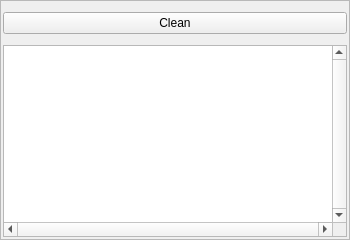
    <widget class="QFrame" name="frame">
     <property name="sizePolicy">
      <sizepolicy hsizetype="Fixed" vsizetype="Preferred">
       <horstretch>0</horstretch>
       <verstretch>0</verstretch>
      </sizepolicy>
     </property>
     <property name="minimumSize">
      <size>
       <width>350</width>
       <height>0</height>
      </size>
     </property>
     <property name="maximumSize">
      <size>
       <width>350</width>
       <height>16777215</height>
      </size>
     </property>
     <property name="frameShape">
      <enum>QFrame::StyledPanel</enum>
     </property>
     <property name="frameShadow">
      <enum>QFrame::Raised</enum>
     </property>
     <layout class="QVBoxLayout" name="verticalLayout">
      <property name="spacing">
       <number>2</number>
      </property>
      <property name="leftMargin">
       <number>2</number>
      </property>
      <property name="topMargin">
       <number>2</number>
      </property>
      <property name="rightMargin">
       <number>2</number>
      </property>
      <property name="bottomMargin">
       <number>2</number>
      </property>
      <item>
       <widget class="QFrame" name="frame_2">
        <property name="sizePolicy">
         <sizepolicy hsizetype="Minimum" vsizetype="Preferred">
          <horstretch>0</horstretch>
          <verstretch>0</verstretch>
         </sizepolicy>
        </property>
        <property name="minimumSize">
         <size>
          <width>0</width>
          <height>40</height>
         </size>
        </property>
        <property name="frameShape">
         <enum>QFrame::NoFrame</enum>
        </property>
        <property name="frameShadow">
         <enum>QFrame::Raised</enum>
        </property>
        <layout class="QHBoxLayout" name="horizontalLayout_2">
         <property name="spacing">
          <number>3</number>
         </property>
         <property name="leftMargin">
          <number>0</number>
         </property>
         <property name="topMargin">
          <number>0</number>
         </property>
         <property name="rightMargin">
          <number>0</number>
         </property>
         <property name="bottomMargin">
          <number>0</number>
         </property>
         <item>
          <widget class="QPushButton" name="btnClean">
           <property name="text">
            <string>Clean</string>
           </property>
          </widget>
         </item>
        </layout>
       </widget>
      </item>
      <item>
       <widget class="QTextEdit" name="txtOutput">
        <property name="verticalScrollBarPolicy">
         <enum>Qt::ScrollBarAlwaysOn</enum>
        </property>
        <property name="horizontalScrollBarPolicy">
         <enum>Qt::ScrollBarAlwaysOn</enum>
        </property>
        <property name="autoFormatting">
         <set>QTextEdit::AutoNone</set>
        </property>
        <property name="lineWrapMode">
         <enum>QTextEdit::NoWrap</enum>
        </property>
        <property name="lineWrapColumnOrWidth">
         <number>0</number>
        </property>
        <property name="overwriteMode">
         <bool>false</bool>
        </property>
        <property name="tabStopWidth">
         <number>80</number>
        </property>
        <property name="acceptRichText">
         <bool>true</bool>
        </property>
       </widget>
      </item>
     </layout>
    </widget>
